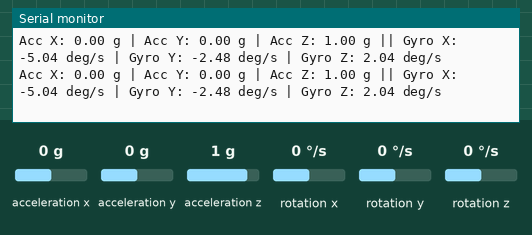
The sketch below on a simulated Arduino Uno, built with avr-gcc and run on an emulated ATmega328P. On the bench: the last lines printed to the serial monitor. Inputs (shaded band) come from the test bench; at power-on: acceleration x 0 g, acceleration y 0 g, acceleration z 1 g, rotation x 0 °/s, rotation y 0 °/s, rotation z 0 °/s.

Above: at 1.2 s.
1.3 s: acceleration x set to -1.4 g
At 1.41 s:
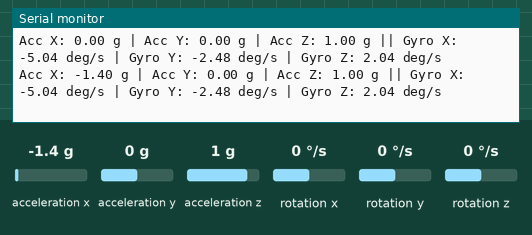
2.8 s: acceleration y set to -1.4 g
At 2.82 s:
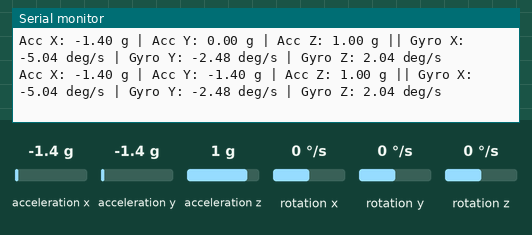
4.3 s: acceleration z set to -1.4 g
At 4.33 s:
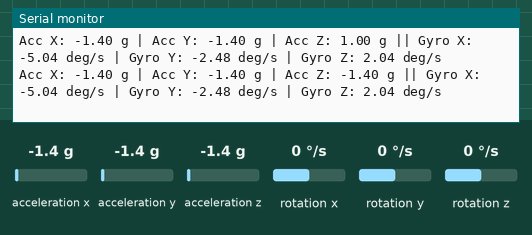
5.8 s: rotation x set to -192 °/s
At 5.85 s:
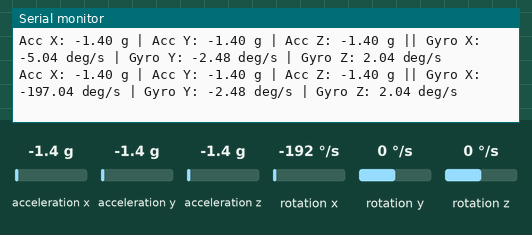
7.3 s: rotation y set to -192 °/s
At 7.37 s:
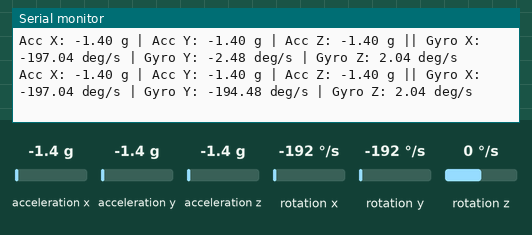

Measured:
- after the input at 1.3 s, the serial monitor: prints a new line after 0.11 s (image 1)
- after the input at 2.8 s, the serial monitor: prints a new line at once (image 2)
- after the input at 4.3 s, the serial monitor: prints a new line at once (image 3)
- after the input at 5.8 s, the serial monitor: prints a new line after 0.05 s (image 4)
- after the input at 7.3 s, the serial monitor: prints a new line after 0.06 s (image 5)

The sketch:

imu_print.ino
```cpp
#include <Wire.h>
#include <MPU6050.h>

MPU6050 mpu;

// Your measured gyroscope offsets
const float biasGX = 660.23;
const float biasGY = 324.25;
const float biasGZ = -267.45;

// Default sensor sensitivities
const float gyroSensitivity = 131.0;   // counts per deg/s
const float accelSensitivity = 16384.0; // counts per g

void setup() {
  Serial.begin(115200);

  // Use default I2C pins
  Wire.begin();

  mpu.initialize();

  if (mpu.testConnection()) {
    Serial.println("IMU connected!");
  } else {
    Serial.println("Connection failed!");
  }

  Serial.println("Accelerometer and Gyroscope readings:");
}

void loop() {
  int16_t ax, ay, az, gx, gy, gz;

  mpu.getMotion6(&ax, &ay, &az, &gx, &gy, &gz);

  // Correct gyroscope offsets
  float correctedGX = gx - biasGX;
  float correctedGY = gy - biasGY;
  float correctedGZ = gz - biasGZ;

  // Convert gyroscope readings to degrees per second
  float gyroX = correctedGX / gyroSensitivity;
  float gyroY = correctedGY / gyroSensitivity;
  float gyroZ = correctedGZ / gyroSensitivity;

  // Convert accelerometer readings to g
  float accelX = ax / accelSensitivity;
  float accelY = ay / accelSensitivity;
  float accelZ = az / accelSensitivity;

  // Print accelerometer readings
  Serial.print("Acc X: ");
  Serial.print(accelX);
  Serial.print(" g | Acc Y: ");
  Serial.print(accelY);
  Serial.print(" g | Acc Z: ");
  Serial.print(accelZ);
  Serial.print(" g || ");

  // Print gyroscope readings
  Serial.print("Gyro X: ");
  Serial.print(gyroX);
  Serial.print(" deg/s | Gyro Y: ");
  Serial.print(gyroY);
  Serial.print(" deg/s | Gyro Z: ");
  Serial.print(gyroZ);
  Serial.println(" deg/s");

  delay(100);
}
```
